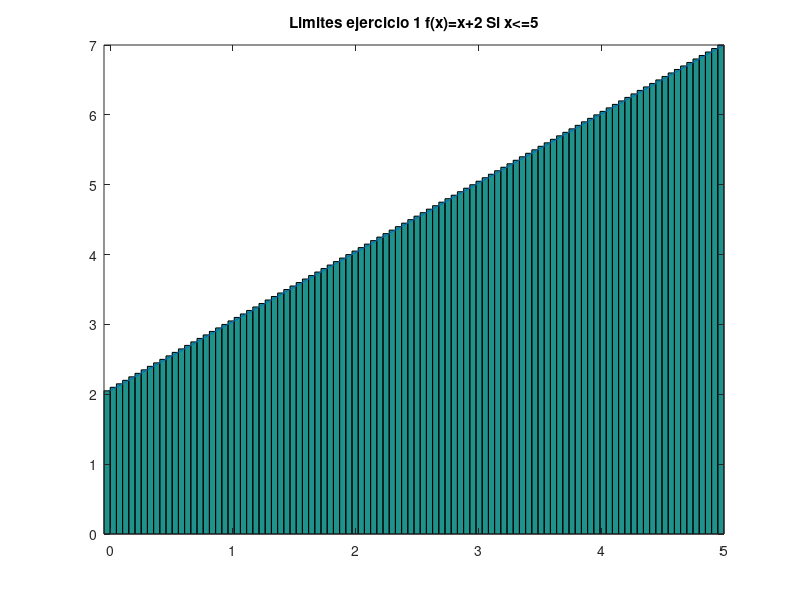

The MATLAB source for this figure:

% Titulo: Limites
% Descripcion: Ejercicio 1
% Autor: Irving Jeremy Martinez Avila 
% Fecha: 23 de junio del 2021

%limpia la pantalla y las variables.
clc, clear
%define los intervalos y el numero de rectangulos.
a = 5;
b = 0;
n = 100;
%determina la longitud de la base o el incremento de x.
base = (b-a)/n;
%definicion de la funcion.
x =a:base:(b-base);
%y esta representada por la variable altura
altura=((x.^2)+2);
%calcula el valor de cada uno de los rectangulos.
area = base*altura;
%estable    la    linea   que   forma  la funcion
x2 = linspace(5,0,100);

y2 = (x+2);
%inicio del  intervalo, fin del intervalo, numero 
%de rectangulos.
xa = linspace(5,0,100);
yab =(x+2);
%dibuja una  grafica de barras una a lado de otra 
%sin espacios
g = bar(xa,yab,'histc');

%permite continuar  graficando  despues de que ya 
%exista un grafica trazada
hold on

%Grafica la funcion
plot(x2,y2);

%Asigna un nombre a la grafica 
title("Limites ejercicio 1 f(x)=x+2 Si x<=5");

%ajusta la grafica a los datos.
axis tight
